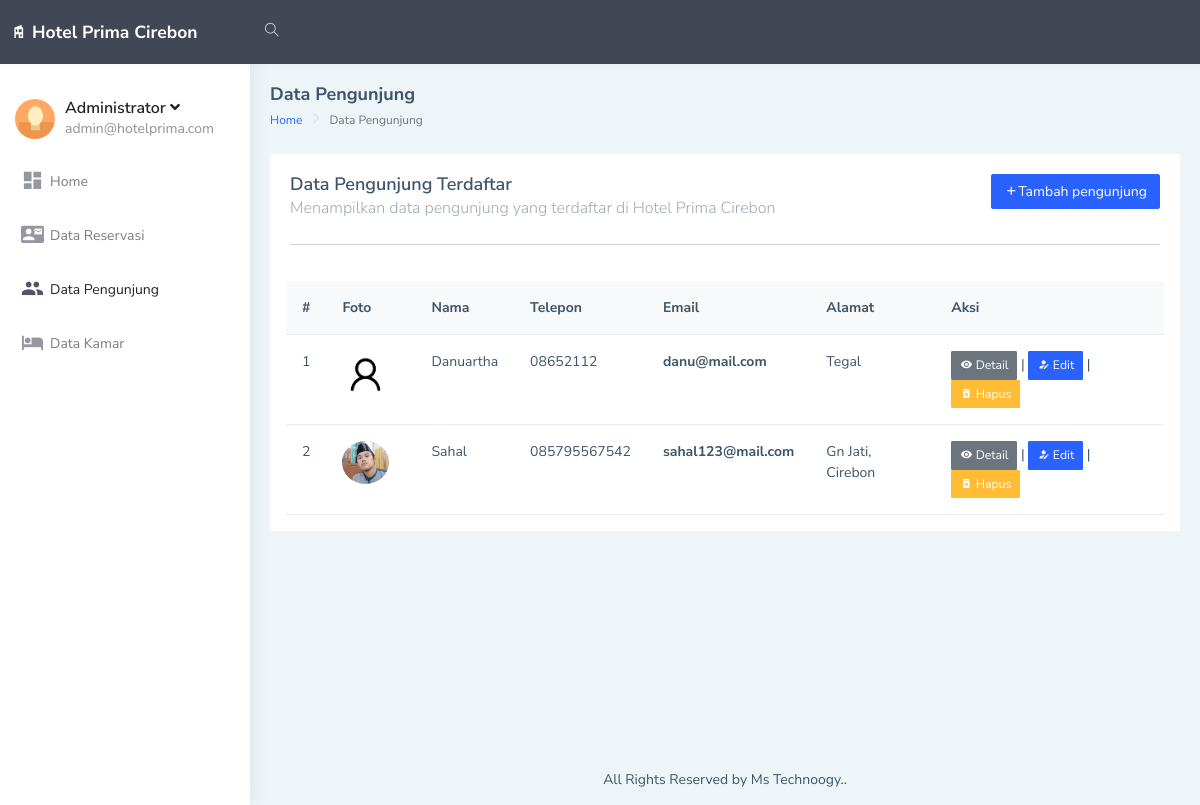
The page /data-pengunjung.php on the database its author committed.
### tables this page shows
CREATE TABLE `data_pengunjung` (
  `pengunjung_id` varchar(20) NOT NULL,
  `nama` varchar(100) NOT NULL,
  `telepon` varchar(20) NOT NULL,
  `email` varchar(70) NOT NULL,
  `alamat` text NOT NULL,
  `foto` varchar(100) NOT NULL,
  `created_at` datetime NOT NULL DEFAULT CURRENT_TIMESTAMP
);

### model/database.php (called while the page is built, shortened)
<?php
class database
{
    var $host = "localhost";
    var $user = "root";
    var $pass = "root";
    var $db   = "20210120016_hotel";
    var $koneksi = "";
    public function __construct()
    {
        $this->koneksi = mysqli_connect($this->host, $this->user, $this->pass, $this->db);
    }
    public function getPengunjung($id = false)
    {
        if ($id) {
            return mysqli_fetch_array(mysqli_query($this->koneksi, "SELECT * FROM data_pengunjung WHERE pengunjung_id = '$id'"));
        } else {
            return mysqli_query($this->koneksi, "SELECT * FROM data_pengunjung");
        }
    }
}

### data-pengunjung.php (the view, shortened to what this page needs)
<?php
include('model/database.php');
$db = new database();
$pengunjung = $db->getPengunjung();
?>
<!DOCTYPE html>
<html dir="ltr" lang="en">
<head>
    <?php include('layout/css.php'); ?>
</head>
<body>
    <div id="main-wrapper" data-layout="vertical" data-navbarbg="skin5" data-sidebartype="full" data-sidebar-position="absolute" data-header-position="absolute" data-boxed-layout="full">
        <?php include('layout/header.php'); ?>
        <?php include('layout/sidemenu.php'); ?>
        <div class="page-wrapper">
            <div class="page-breadcrumb">
                <div class="row align-items-center">
                    <div class="col-12">
                        <h4 class="page-title">Data Pengunjung</h4>
                        <div class="d-flex align-items-center">
                            <nav aria-label="breadcrumb">
                                <ol class="breadcrumb">
                                    <li class="breadcrumb-item"><a href="index.php">Home</a></li>
                                    <li class="breadcrumb-item active" aria-current="page">Data Pengunjung</li>
                                </ol>
                            </nav>
                        </div>
                    </div>
                </div>
            </div>
            <div class="container-fluid">
                <div class="row">
                    <div class="col-12">
                        <div class="card">
                            <div class="card-body">
                                <div class="d-md-flex">
                                    <div>
                                        <h4 class="card-title">Data Pengunjung Terdaftar</h4>
                                        <h5 class="card-subtitle">Menampilkan data pengunjung yang terdaftar di Hotel Prima Cirebon</h5>
                                    </div>
                                    <div class="ms-auto">
                                        <a href="?aksi=tambah" class="btn btn-info float-right"><i class="mdi mdi-plus" aria-hidden="true"></i>Tambah pengunjung</a>
                                    </div>
                                </div>
                                <hr>
                            </div>
                            <div class="table-responsive mx-3">
                                <table class="table v-middle">
                                    <thead>
                                        <tr class="bg-light">
                                            <th class="border-top-0">#</th>
                                            <th class="border-top-0">Foto</th>
                                            <th class="border-top-0">Nama</th>
                                            <th class="border-top-0">Telepon</th>
                                            <th class="border-top-0">Email</th>
                                            <th class="border-top-0">Alamat</th>
                                            <th class="border-top-0">Aksi</th>
                                        </tr>
                                    </thead>
                                    <tbody>
                                        <?php
                                        foreach ($pengunjung as $index => $p) { ?>
                                            <tr>
                                                <td><?= $index += 1; ?></td>
                                                <td>
                                                    <div class="d-flex align-items-center">
                                                        <div class="m-r-10">
                                                            <img src="assets/images/pengunjung/<?= $p['foto']; ?>" class="img-fluid rounded-circle" width="50px" alt="">
                                                        </div>
                                                    </div>
                                                </td>
                                                <td><?= $p['nama']; ?></td>
                                                <td><?= $p['telepon']; ?></td>
                                                <td>
                                                    <strong><?= $p['email']; ?></strong>
                                                </td>
                                                <td><?= $p['alamat']; ?></td>
                                                <td>
                                                    <a name="" id="" class="btn btn-secondary btn-sm" href="data-pengunjung.php?aksi=detail&&pengunjung_id=<?= $p['pengunjung_id']; ?>" role="button">
                                                        <i class="mdi mdi-eye" aria-hidden="true"></i> Detail
                                                    </a>
                                                    |
                                                    <a name="" id="" class="btn btn-info btn-sm" href="data-pengunjung.php?aksi=edit&&pengunjung_id=<?= $p['pengunjung_id']; ?>" role="button">
                                                        <i class="mdi mdi-account-edit" aria-hidden="true"></i> Edit
                                                    </a>
                                                    |
                                                    <a name="" id="" class="btn btn-warning btn-sm" href="process/pengunjung.php?aksi=delete&&pengunjung_id=<?= $p['pengunjung_id']; ?>" role="button" onclick="return confirm('Yakin ingin menghapus pengunjung <?= $p['nama']; ?> ?')">
                                                        <i class="mdi mdi-delete-forever" aria-hidden="true"></i> Hapus
                                                    </a>
                                                </td>
                                            </tr>
                                        <?php }; ?>
                                    </tbody>
                                </table>
                            </div>
                        </div>
                    </div>
                </div>
            </div>
            <footer class="footer text-center">
                All Rights Reserved by Ms Technoogy.</a>.
            </footer>
        </div>
    </div>
</body>
</html>

### rows shown on the page
data_pengunjung: index "1", foto (picture), nama "Danuartha", telepon "08652112", email "danu@mail.com", alamat "Tegal"
data_pengunjung: index "2", foto (picture), nama "Sahal", telepon "085795567542", email "sahal123@mail.com", alamat "Gn Jati, Cirebon"
